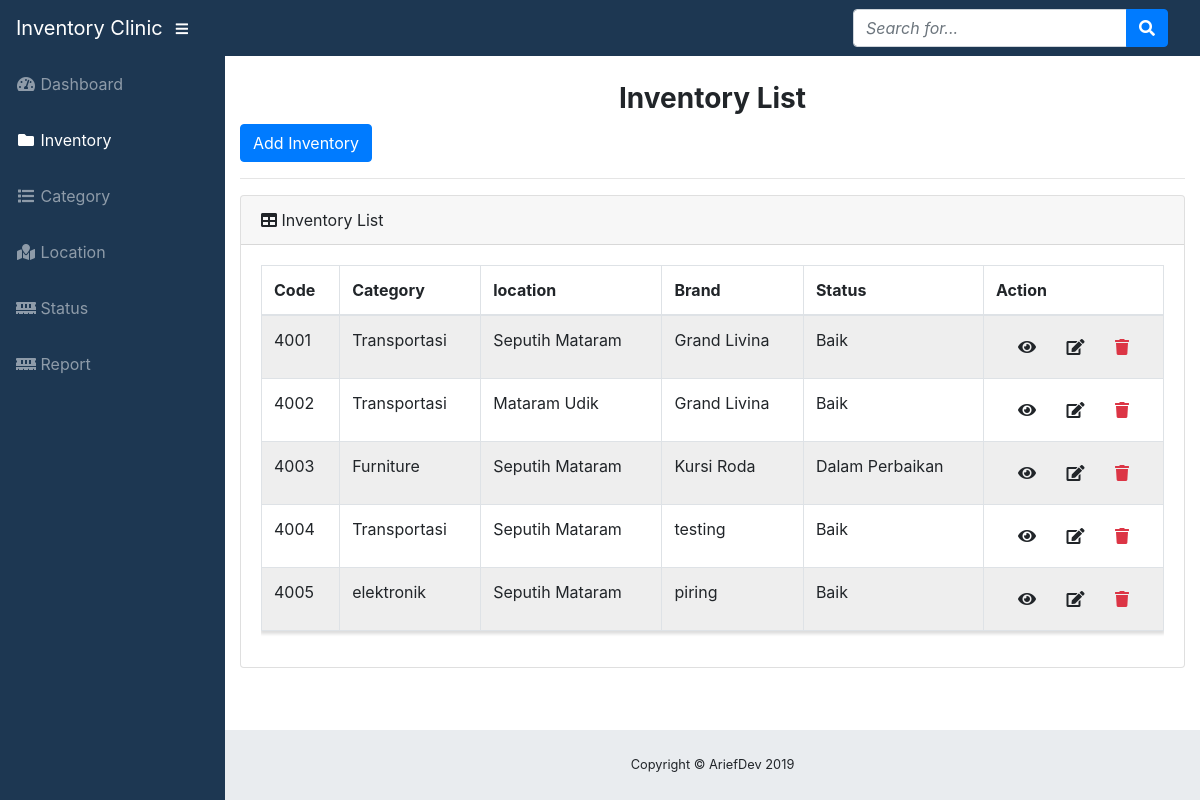
Screenshot of /index.php/admin/inventory with the database file from the repository.
### tables this page shows
CREATE TABLE `tb_inventory` (
  `inventory_id` int(15) NOT NULL,
  `code` int(15) DEFAULT NULL,
  `category_id` int(15) DEFAULT NULL,
  `location_id` int(15) DEFAULT NULL,
  `brand` varchar(100) DEFAULT NULL,
  `model` varchar(100) DEFAULT NULL,
  `serial_number` varchar(100) DEFAULT NULL,
  `status_id` int(15) DEFAULT NULL,
  `color` varchar(100) DEFAULT NULL,
  `price` int(15) DEFAULT NULL,
  `date_purchase` date DEFAULT NULL,
  `photo` varchar(255) DEFAULT NULL,
  `description` text
);

CREATE TABLE `tb_categories` (
  `category_id` int(15) NOT NULL,
  `code` varchar(255) DEFAULT NULL,
  `category_name` varchar(255) DEFAULT NULL,
  `description` varchar(255) DEFAULT NULL
);

CREATE TABLE `tb_locations` (
  `location_id` int(15) NOT NULL,
  `code` int(15) DEFAULT NULL,
  `location_name` varchar(255) DEFAULT NULL,
  `detail` varchar(255) DEFAULT NULL
);

CREATE TABLE `tb_status` (
  `status_id` int(15) NOT NULL,
  `status_name` varchar(255) DEFAULT NULL,
  `description` tinytext
);

### application/controllers/admin/Inventory.php (called while the page is built, shortened)
<?php defined('BASEPATH') OR exit('No direct script access allowed');
class Inventory extends CI_Controller
{
	function __construct()
	{
		$this->load->model('Minventory');
	}
	public function index()
	{
		$data["inventories"] = $this->Minventory->getAll();
		$this->load->view("admin/inventory/vListInventory", $data);
	}
}

### index.php (called while the page is built, shortened)
<?php
require_once BASEPATH.'core/CodeIgniter.php';

### application/models/Minventory.php (called while the page is built, shortened)
<?php defined('BASEPATH') OR exit('No direct script access alowed');
class Minventory extends CI_Model
{
	function getAll()
	{
		$this->db->select('tb_inventory.*, tb_categories.category_name, tb_status.status_name, tb_locations.location_name');
		$this->db->from('tb_inventory');
		$this->db->join('tb_categories', 'tb_inventory.category_id = tb_categories.category_id');
		$this->db->join('tb_locations', 'tb_inventory.location_id = tb_locations.location_id');
		$this->db->join('tb_status', 'tb_inventory.status_id = tb_status.status_id');
		return $this->db->get()->result();
	}
}

### application/views/admin/inventory/vListInventory.php (the view, shortened to what this page needs)
<h3 class="judulHalaman">Inventory List</h3>
<a href="inventory/add" class="btn btn-primary">Add Inventory</a>
<hr>
        <div class="card mb-3">
          <div class="card-header">
            <i class="fas fa-table"></i>
            Inventory List</div>
          <div class="card-body">
            <div class="table-responsive">
              <table class="table table-bordered zebra-table" id="dataTable" width="100%" cellspacing="0">
                <thead>
                  <tr>
                    <th>Code</th>
                    <th>Category</th>
                    <th>location</th>
                    <th>Brand</th>
                    <th>Status</th>
                    <th>Action</th>
                  </tr>
                </thead>
                <tbody>
                	<?php foreach($inventories as $row):?>
	                  <tr>
	                    <td><?php echo $row->code?></td>
	                    <td><?php echo $row->category_name?></td>
	                    <td><?php echo $row->location_name?></td>
	                    <td><?php echo $row->brand?></td>
	                    <td><?php echo $row->status_name?></td>
	                    <td width="180" class="text-center">
				            <a href="<?php echo site_url('admin/inventory/lihat/'.$row->inventory_id) ?>"
				             class="btn btn-small"><i class="fas fa-eye"></i></a>
				            <a href="<?php echo site_url('admin/inventory/edit/'.$row->inventory_id) ?>"
				             class="btn btn-small"><i class="fas fa-edit"></i></a>
				            <a onclick="deleteConfirm('<?php echo site_url('admin/inventory/delete/'.$row->inventory_id)?>')" href="#!" class="btn btn-small text-danger"><i class="fas fa-trash"></i></a>
				          </td>
	                  </tr>
              		<?php endforeach; ?>
                </tbody>
              </table>
            </div>
          </div>
        </div>

### rows the page displays
tb_inventory: code "4001", category.category_name "Transportasi", location.location_name "Seputih Mataram", brand "Grand Livina", status.status_name "Baik"
tb_inventory: code "4002", category.category_name "Transportasi", location.location_name "Mataram Udik", brand "Grand Livina", status.status_name "Baik"
tb_inventory: code "4003", category.category_name "Furniture", location.location_name "Seputih Mataram", brand "Kursi Roda", status.status_name "Dalam Perbaikan"
tb_inventory: code "4004", category.category_name "Transportasi", location.location_name "Seputih Mataram", brand "testing", status.status_name "Baik"
tb_inventory: code "4005", category.category_name "elektronik", location.location_name "Seputih Mataram", brand "piring", status.status_name "Baik"

### other values shown
SITE_NAME "Inventory Clinic"
